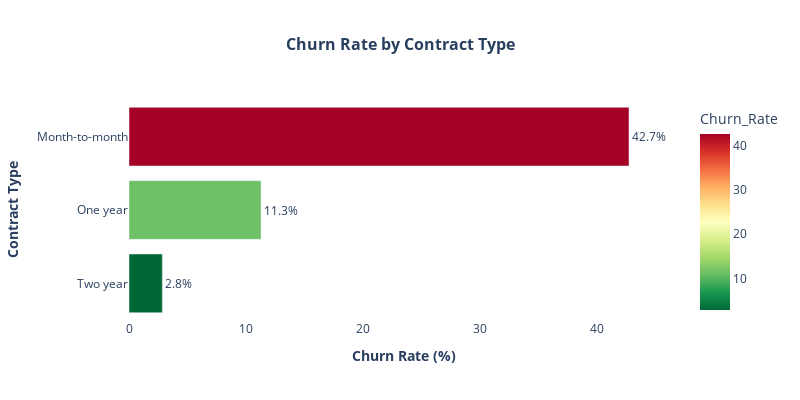

Notebook code for this chart:
### Code cell
# Calculamos la tasa de churn por tipo de contrato
churn_rate = df.groupby('Contract')['Churn'].apply(lambda x: (x == 'Yes').mean() * 100).reset_index()
churn_rate.columns = ['Contract', 'Churn_Rate']
churn_rate = churn_rate.sort_values('Churn_Rate', ascending=True)

fig = px.bar(churn_rate, x='Churn_Rate', y='Contract', 
              title="<b>Churn Rate by Contract Type</b>",
              orientation='h',
              color='Churn_Rate',
              color_continuous_scale='RdYlGn_r',
              text='Churn_Rate')

fig.update_traces(texttemplate='%{text:.1f}%', textposition='outside')

fig.update_layout(
    width=800,
    height=400,
    xaxis_title="<b>Churn Rate (%)</b>",
    yaxis_title="<b>Contract Type</b>",
    title_x=0.5,
    title_font_size=16,
    font=dict(size=12),
    plot_bgcolor='white',
    paper_bgcolor='white',
    showlegend=False,
    xaxis=dict(range=[0, max(churn_rate['Churn_Rate']) * 1.1])
)

fig.show()

### Figure 1 — Plotly figure (JSON) as saved in the notebook; plotly's stock layout.template omitted (floating-point values rounded to 4 significant figures)
{"data": [{"hovertemplate": "Churn_Rate=%{marker.color}<br>Contract=%{y}<extra></extra>", "legendgroup": "", "marker": {"color": [2.849, 11.28, 42.71], "coloraxis": "coloraxis", "pattern": {"shape": ""}}, "name": "", "orientation": "h", "showlegend": false, "text": [2.849, 11.28, 42.71], "textposition": "outside", "texttemplate": "%{text:.1f}%", "type": "bar", "x": [2.849, 11.28, 42.71], "xaxis": "x", "y": ["Two year", "One year", "Month-to-month"], "yaxis": "y"}], "layout": {"barmode": "relative", "coloraxis": {"colorbar": {"title": {"text": "Churn_Rate"}}, "colorscale": [[0, "rgb(0,104,55)"], [0.1, "rgb(26,152,80)"], [0.2, "rgb(102,189,99)"], [0.3, "rgb(166,217,106)"], [0.4, "rgb(217,239,139)"], [0.5, "rgb(255,255,191)"], [0.6, "rgb(254,224,139)"], [0.7, "rgb(253,174,97)"], [0.8, "rgb(244,109,67)"], [0.9, "rgb(215,48,39)"], [1, "rgb(165,0,38)"]]}, "font": {"size": 12}, "height": 400, "legend": {"tracegroupgap": 0}, "paper_bgcolor": "white", "plot_bgcolor": "white", "showlegend": false, "title": {"font": {"size": 16}, "text": "<b>Churn Rate by Contract Type</b>", "x": 0.5}, "width": 800, "xaxis": {"anchor": "y", "domain": [0, 1], "range": [0, 46.98], "title": {"text": "<b>Churn Rate (%)</b>"}}, "yaxis": {"anchor": "x", "domain": [0, 1], "title": {"text": "<b>Contract Type</b>"}}}}
